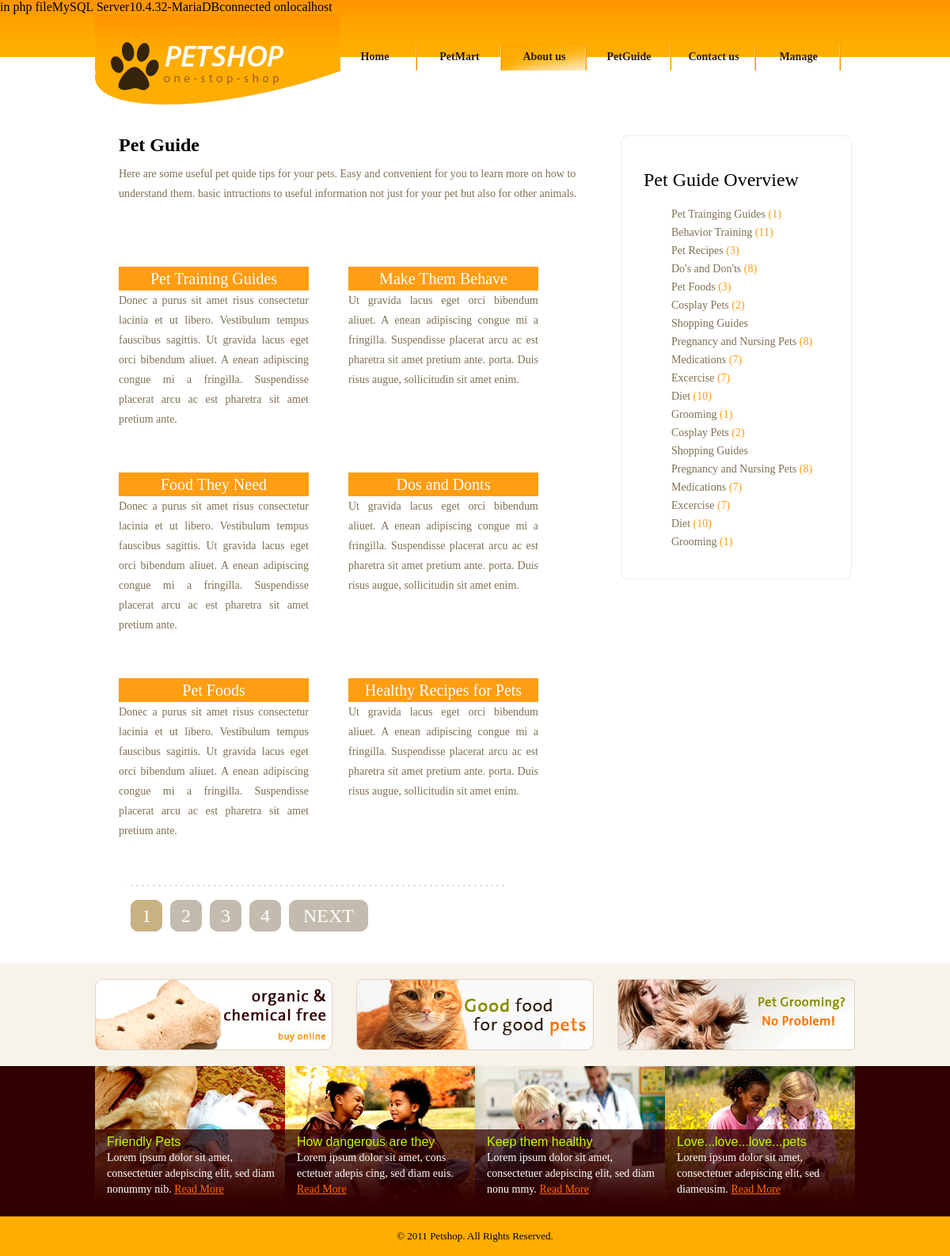
/petguide.php, run on the app's committed database.
### tables this page shows
CREATE TABLE `petguide` (
  `petguide_id` int(11) NOT NULL,
  `petguide_header` text NOT NULL,
  `petguide_blurb` text NOT NULL
);

### petguide.php (the view)
<!DOCTYPE html >
  <?php include("./includes/header.php");?>
			<div id="body">
			       <div id="content">
				        <div class="content">
							   <h2>Pet Guide</h2>
							   <div>
								   <p>
									  Here are some useful pet quide tips for your pets. Easy and convenient for you to learn more on how to understand them. basic intructions to useful information not just for your pet but also for other animals.
								   </p>
							   </div>
							   <ul class="section">
									<li>
                                        <?php
                                            $sql = "SELECT * FROM petshop.petguide WHERE petguide_header = 'Pet Training Guides'";
                                            $result = $dbc->query($sql);
                                            $row = $result->fetch_assoc();
                                            echo "<h2>{$row['petguide_header']}</h2>";
                                            echo "<p>{$row['petguide_blurb']}</p>";
                                        ?>
									</li>
									<li>
										<?php
                                            $sql = "SELECT * FROM petshop.petguide WHERE petguide_header = 'Make Them Behave'";
                                            $result = $dbc->query($sql);
                                            $row = $result->fetch_assoc();
                                            echo "<h2>{$row['petguide_header']}</h2>";
                                            echo "<p>{$row['petguide_blurb']}</p>";
                                        ?>
									</li>
									<li>
										<?php
                                            $sql = "SELECT * FROM petshop.petguide WHERE petguide_header = 'Food They Need'";
                                            $result = $dbc->query($sql);
                                            $row = $result->fetch_assoc();
                                            echo "<h2>{$row['petguide_header']}</h2>";
                                            echo "<p>{$row['petguide_blurb']}</p>";
                                        ?>
									</li>
									<li>
										<?php
                                            $sql = "SELECT * FROM petshop.petguide WHERE petguide_header = 'Dos and Donts'";
                                            $result = $dbc->query($sql);
                                            $row = $result->fetch_assoc();
                                            echo "<h2>{$row['petguide_header']}</h2>";
                                            echo "<p>{$row['petguide_blurb']}</p>";
                                        ?>
									</li>
									<li>
										<?php
                                            $sql = "SELECT * FROM petshop.petguide WHERE petguide_header = 'Pet Foods'";
                                            $result = $dbc->query($sql);
                                            $row = $result->fetch_assoc();
                                            echo "<h2>{$row['petguide_header']}</h2>";
                                            echo "<p>{$row['petguide_blurb']}</p>";
                                        ?>
									</li>
									<li>
										<?php
                                            $sql = "SELECT * FROM petshop.petguide WHERE petguide_header = 'Healthy Recipes for Pets'";
                                            $result = $dbc->query($sql);
                                            $row = $result->fetch_assoc();
                                            echo "<h2>{$row['petguide_header']}</h2>";
                                            echo "<p>{$row['petguide_blurb']}</p>";
                                        ?>
									</li>
								</ul>
								<div class="paging">
								   <a class="active" href="petguide.php">1</a>
								   <a href="petguide.php">2</a>
								   <a href="petguide.php">3</a>
								   <a href="petguide.php">4</a>
								   <a class="next" href="petguide.php">NEXT</a>
								</div>
						</div>
					    <div id="sidebar">
						     <div id="section">
							    <div>
							      <div>
							           <h2>Pet Guide Overview</h2>
										<ul>
											<li><a href="petguide.php">Pet Trainging Guides <span>(1)</span> </a></li>
											<li><a href="petguide.php">Behavior Training <span>(11)</span> </a></li>
											<li><a href="petguide.php">Pet Recipes <span>(3)</span> </a></li>
											<li><a href="petguide.php">Do's and Don'ts <span>(8)</span> </a></li>
											<li><a href="petguide.php">Pet Foods <span>(3)</span> </a></li>
											<li><a href="petguide.php">Cosplay Pets <span>(2)</span> </a></li>
											<li><a href="petguide.php">Shopping Guides <span></span> </a></li>
											<li><a href="petguide.php">Pregnancy and Nursing Pets <span>(8)</span> </a></li>
											<li><a href="petguide.php">Medications <span>(7)</span> </a></li>
											<li><a href="petguide.php">Excercise <span>(7)</span> </a></li>
											<li><a href="petguide.php">Diet <span>(10)</span> </a></li>
											<li><a href="petguide.php">Grooming <span>(1)</span> </a></li>
											<li><a href="petguide.php">Cosplay Pets <span>(2)</span> </a></li>
											<li><a href="petguide.php">Shopping Guides <span></span> </a></li>
											<li><a href="petguide.php">Pregnancy and Nursing Pets <span>(8)</span> </a></li>
											<li><a href="petguide.php">Medications <span>(7)</span> </a></li>
											<li><a href="petguide.php">Excercise <span>(7)</span> </a></li>
											<li><a href="petguide.php">Diet <span>(10)</span> </a></li>
											<li><a href="petguide.php">Grooming <span>(1)</span> </a></li>
										</ul>
							      </div>
							    </div>
							 </div>
					    </div>
				   </div>
				   <div class="featured">
				        <ul>
							<li><a href="index.php"><img src="images/organic-and-chemical-free.jpg" width="300" height="90" alt="Pet Shop" title="Pet Shop" ></a></li>
							<li><a href="index.php"><img src="images/good-food.jpg" width="300" height="90" alt="Pet Shop" title="Pet Shop" ></a></li>
							<li class="last"><a href="index.php"><img src="images/pet-grooming.jpg" width="300" height="90" alt="Pet Shop" title="Pet Shop" ></a></li>
						</ul>
				   </div>
			</div>
			<div id="footer">
			        <div class="section">
						<ul>
							<li>
								<img src="images/friendly-pets.jpg" width="240" height="186" alt="Pet Shop" title="Pet Shop">
								<h2><a href="index.php">Friendly Pets</a></h2>
								<p>
								   Lorem ipsum dolor sit amet, consectetuer adepiscing elit,  sed diam nonummy nib. <a class="more" href="index.php">Read More</a>
								</p>
							</li>
							<li>
								<img src="images/pet-lover2.jpg" width="240" height="186" alt="Pet Shop" title="Pet Shop">
								<h2><a href="index.php">How dangerous are they</a></h2>
								<p>
								   Lorem ipsum dolor sit amet, cons ectetuer adepis cing, sed diam euis. <a class="more" href="index.php">Read More</a>
								</p>
							</li>
							<li>
								<img src="images/healthy-dog.jpg" width="240" height="186" alt="Pet Shop" title="Pet Shop">
								<h2><a href="index.php">Keep them healthy</a></h2>
								<p>
								   Lorem ipsum dolor sit amet, consectetuer adepiscing elit,  sed diam nonu mmy. <a class="more" href="index.php">Read More</a>
								</p>
							</li>
							<li>
								<h2><a href="index.php">Love...love...love...pets</a></h2>
								<p>
								     Lorem ipsum dolor sit amet, consectetuer adepiscing elit,  sed diameusim. <a class="more" href="index.php">Read More</a>
								</p>
								<img src="images/pet-lover.jpg" width="240" height="186" alt="Pet Shop" title="Pet Shop">
							</li>
						</ul>
					</div>
					<div id="footnote">
						<div class="section">
						   &copy; 2011 <a href="index.php">Petshop</a>. All Rights Reserved.
						</div>
					</div>
			</div>

### includes/header.php (shortened to what this page needs)
<html>
<head>
	<link href="./css/style.css" rel="stylesheet" type="text/css" />
</head>
<body>
	  <?php require('./includes/connect_db.php'); ?>
			<div id="header">
	           		<a href="index.php" id="logo"><img src="images/logo.gif" width="310" height="114" alt="" title=""></a>
					<ul class="navigation">
						<li ><a href="index.php">Home</a></li>
						<li><a href="petmart.php">PetMart</a></li>
						<li class="active"><a href="about.php">About us</a></li>
						<li><a href="petguide.php">PetGuide</a></li>
						<li><a href="contact.php">Contact us</a></li>
                        <li><a href="manage.php">Manage</a></li>
					</ul>
			</div>

### includes/connect_db.php
<?php
echo 'in php file';
$dbc = mysqli_connect('localhost', 'root', '', 'petshop')
OR die
 (mysqli_connect_error());
mysqli_set_charset($dbc, 'utf8');
if (mysqli_ping($dbc))
{
    echo 'MySQL Server'.mysqli_get_server_info($dbc).'connected on'.mysqli_get_host_info($dbc);
}
?>

### data on the page
petguide: petguide_header "Pet Training Guides", petguide_blurb "Donec a purus sit amet risus consectetur lacinia et ut libero. Vestibulum tempus fauscibus sagittis. Ut gravida lacus eget orci bibendum aliuet. A enean adipiscing congue mi a fringilla. Suspendisse placerat arcu ac est pharetra sit amet pretium ante."
petguide: petguide_header "Make Them Behave", petguide_blurb "Ut gravida lacus eget orci bibendum aliuet. A enean adipiscing congue mi a fringilla. Suspendisse placerat arcu ac est pharetra sit amet pretium ante. porta. Duis risus augue, sollicitudin sit amet enim."
petguide: petguide_header "Food They Need", petguide_blurb "Donec a purus sit amet risus consectetur lacinia et ut libero. Vestibulum tempus fauscibus sagittis. Ut gravida lacus eget orci bibendum aliuet. A enean adipiscing congue mi a fringilla. Suspendisse placerat arcu ac est pharetra sit amet pretium ante."
petguide: petguide_header "Dos and Donts", petguide_blurb "Ut gravida lacus eget orci bibendum aliuet. A enean adipiscing congue mi a fringilla. Suspendisse placerat arcu ac est pharetra sit amet pretium ante. porta. Duis risus augue, sollicitudin sit amet enim."
petguide: petguide_header "Pet Foods", petguide_blurb "Donec a purus sit amet risus consectetur lacinia et ut libero. Vestibulum tempus fauscibus sagittis. Ut gravida lacus eget orci bibendum aliuet. A enean adipiscing congue mi a fringilla. Suspendisse placerat arcu ac est pharetra sit amet pretium ante."
petguide: petguide_header "Healthy Recipes for Pets", petguide_blurb "Ut gravida lacus eget orci bibendum aliuet. A enean adipiscing congue mi a fringilla. Suspendisse placerat arcu ac est pharetra sit amet pretium ante. porta. Duis risus augue, sollicitudin sit amet enim."

### other printed values
mysqli_get_server_info($dbc) "10.4.32-MariaDB"
mysqli_get_host_info($dbc) "localhost"
